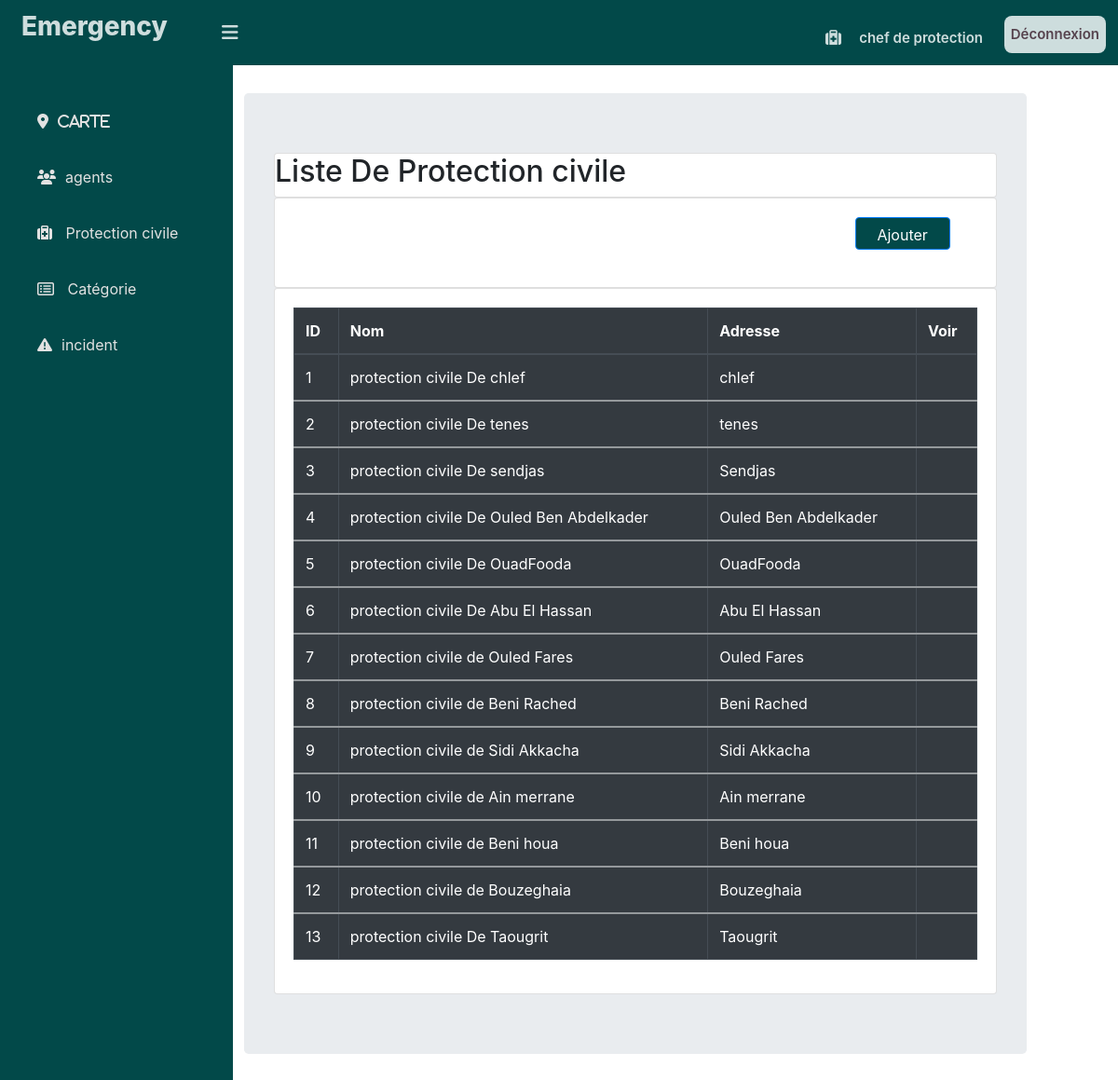
Page /listep.php (signed in) on the committed database.
### tables this page shows
CREATE TABLE `agences` (
  `id` int(11) NOT NULL,
  `nom` varchar(50) NOT NULL,
  `lat` decimal(10,8) NOT NULL,
  `lon` decimal(10,8) NOT NULL,
  `description` varchar(100) NOT NULL,
  `adresse` varchar(50) NOT NULL,
  `type` varchar(20) NOT NULL
);

### listep.php (the view, shortened to what this page needs)
<?php
include "agent.php";
?>
<div class="listtt">
    <div class="jumbotron">
        <div class="card">
            <h2> Liste De Protection civile </h2>
        </div>
        <div class="card">
            <div class="card-body">
                <button style="background-color:#024949 ; color:#fff" type="button" class="btn btn-primary" data-toggle="modal" data-target="#studentaddmodal">
                    <a style="color: #ffffff" href="http://localhost/www/chefpc/point.php">
                        Ajouter
                    </a>
                </button>
            </div>
        </div>
        <div class="card">
            <div class="card-body">
                <?php
                $connection = mysqli_connect("localhost", "root", "");
                $query = "SELECT * FROM agences WHERE type = 'protection civile'";
                $query_run = mysqli_query($connection, $query);
                ?>
                <table id="datatableid" class="table table-bordered table-dark">
                    <thead>
                        <tr>
                            <th scope="col"> ID</th>
                            <th scope="col">Nom</th>
                            <th scope="col">Adresse</th>
                            <th scope="col"> Voir </th>
                        </tr>
                    </thead>
                    <?php
                    if ($query_run) {
                        foreach ($query_run as $row) {
                    ?>
                            <tbody>
                                <tr>
                                    <td><?php echo $row['id']; ?></td>
                                    <td><?php echo $row['nom']; ?></td>
                                    <td><?php echo $row['adresse']; ?></td>
                                    <td>
                                    </td>
                                </tr>
                            </tbody>
                    <?php
                        }
                    }
                    ?>
                </table>
            </div>
        </div>
    </div>
</div>
</body>
</html>

### agent.css (style rules this page uses)
body { margin: 0; padding: 0; font-size: 20px; font-family: "Roboto", sans-serif; }
.listtt { margin-left: 262px; padding-top: 100px; width: 70%; }
.btn { height: 35px; float: right; margin-right: 4%; width: 102px; margin-bottom: 20px; color: #fff; }
.jumbotron { padding: 4rem 0rem; }

### rows in the picture
agences: id "1", nom "protection civile De chlef", adresse "chlef"
agences: id "2", nom "protection civile De tenes", adresse "tenes"
agences: id "3", nom "protection civile De sendjas", adresse "Sendjas"
agences: id "4", nom "protection civile De Ouled Ben Abdelkader", adresse "Ouled Ben Abdelkader"
agences: id "5", nom "protection civile De OuadFooda", adresse "OuadFooda"
agences: id "6", nom "protection civile De Abu El Hassan", adresse "Abu El Hassan"
agences: id "7", nom "protection civile de Ouled Fares", adresse "Ouled Fares"
agences: id "8", nom "protection civile de Beni Rached", adresse "Beni Rached"
agences: id "9", nom "protection civile de Sidi Akkacha", adresse "Sidi Akkacha"
agences: id "10", nom "protection civile de Ain merrane", adresse "Ain merrane"
agences: id "11", nom "protection civile de Beni houa", adresse "Beni houa"
agences: id "12", nom "protection civile de Bouzeghaia", adresse "Bouzeghaia"
agences: id "13", nom "protection civile De Taougrit", adresse "Taougrit"
